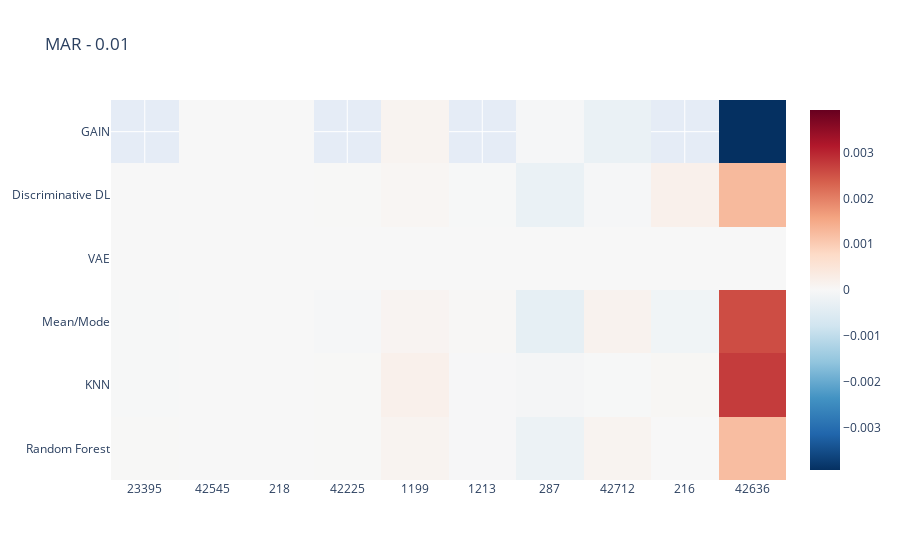
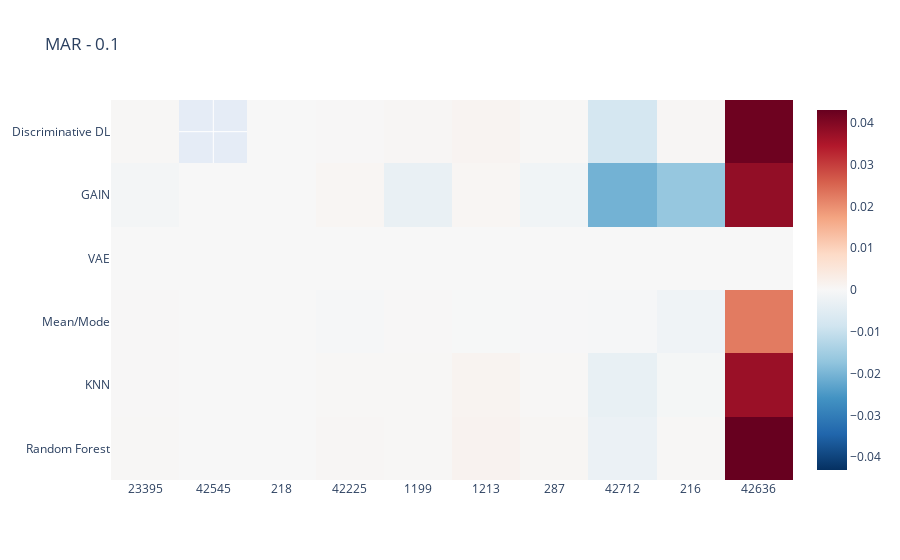
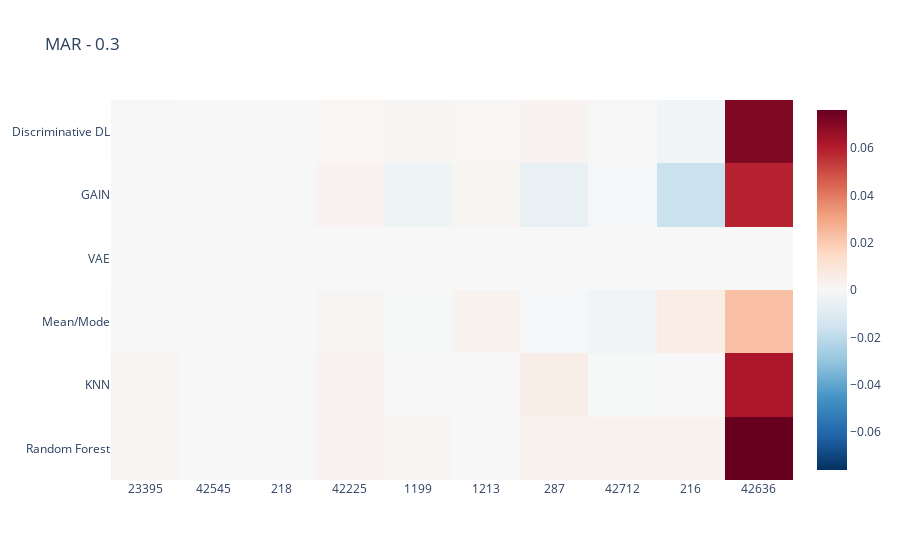
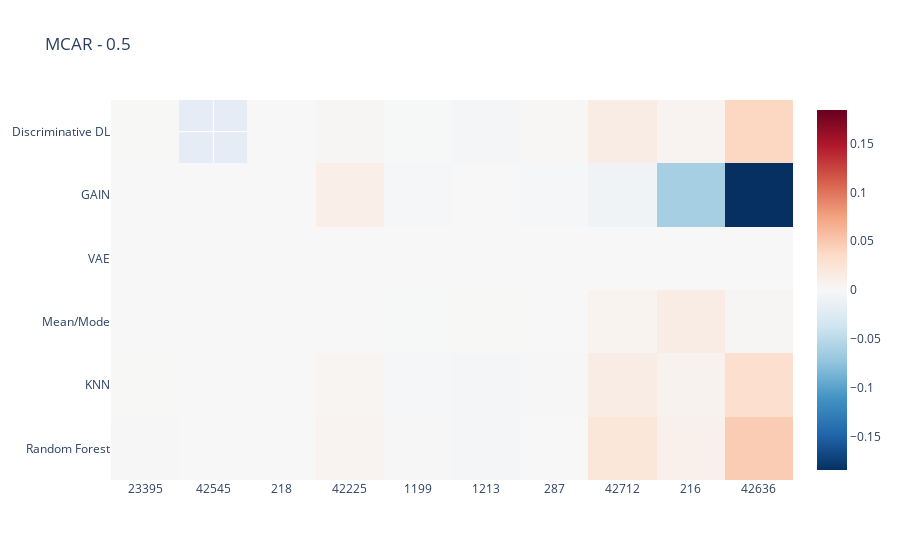

Notebook code for these charts, in order:
### Code cell
# Get a dataframe for each "Data_Constellation"
# Hier mit Variablen arbeiten -> Liste mit Konstellationen

# Hier eventuell for schleife, etc


# drop unneccessary columns

#df_heat = downstream_results_rank
#df_heat.drop(["Missing Type", "Missing Fraction", "Column", "result_type", "metric", "Baseline", "Imputed", "Corrupted", "Unnamed: 0", "Unnamed: 0", "name", "NumberOfClasses", "MajorityClassSize", "MinorityClassSize"], axis=1, inplace=True)

#df_heat['Improvement'] = df_heat['Improvement']
heatmap_data_difference = heatmap_data_difference.astype({"Task":"string"})

#mar001.drop(["Missing Type", "Missing Fraction", "Column", "result_type", "metric", "Baseline", "Imputed", "Corrupted", "Unnamed: 0"], axis=1, inplace=True)

data_constellations = ['MAR - 0.01', 'MAR - 0.1', 'MAR - 0.3', 'MCAR - 0.5', 'MCAR - 0.01', 'MCAR - 0.1', 'MCAR - 0.3', 'MCAR - 0.5', 'MNAR - 0.01', 'MNAR - 0.1', 'MNAR - 0.3', 'MNAR - 0.5']


for i in data_constellations:
    data_constel = heatmap_data_difference.loc[df_heat['Data_Constellation'] == i]

    ### uncomment whatever you want to investigate

    ## sort by amount datapoints (ascending)
    #data_constel = data_constel.sort_values(by=['NumberOfInstances'])

    ## sort by amount of features (ascending)
    data_constel = data_constel.sort_values(by=['NumberOfFeatures'])

    ## sort by amount of datapoints and features (ascending)
    #data_constel = data_constel.sort_values(by=['NumberOfInstances', 'NumberOfFeatures'])

    ## sort by amount of categorical features and datapoints (ascending)
    #data_constel = data_constel.sort_values(by=['NumberOfCategoricalFeatures', 'NumberOfInstances'])

    ## sort by amount of numerical features and datapoints (ascending)
    #data_constel = data_constel.sort_values(by=['NumberOfNumericFeatures', 'NumberOfInstances'])
    
    Dataset_number = data_constel["Task"]
    Imputation_Method = data_constel["Imputation_Method"]
    Improvement = data_constel["Performance Difference to Average Best in Percent"]
    

    trace = go.Heatmap(
                   z=Improvement,
                   x=Dataset_number,
                   y=Imputation_Method,
                   type = 'heatmap',
                    autocolorscale= False,
                    colorscale = 'RdBu_r',
                    zmid=0,
                    #hoverinfo='text',
                    #text=hovertext
                    )
    data = [trace]
    fig = go.Figure(data=data)
    fig.update_layout(
        title=i,
        xaxis_nticks=36)
    fig.show()

### Figure 1 — Plotly figure (JSON) as saved in the notebook; plotly's stock layout.template omitted (floating-point values rounded to 4 significant figures)
{"data": [{"autocolorscale": false, "colorscale": [[0, "rgb(5,48,97)"], [0.1, "rgb(33,102,172)"], [0.2, "rgb(67,147,195)"], [0.3, "rgb(146,197,222)"], [0.4, "rgb(209,229,240)"], [0.5, "rgb(247,247,247)"], [0.6, "rgb(253,219,199)"], [0.7, "rgb(244,165,130)"], [0.8, "rgb(214,96,77)"], [0.9, "rgb(178,24,43)"], [1, "rgb(103,0,31)"]], "type": "heatmap", "x": ["23395", "23395", "23395", "23395", "23395", "42545", "42545", "42545", "42545", "42545", "42545", "218", "218", "218", "218", "218", "218", "42225", "42225", "42225", "42225", "42225", "1199", "1199", "1199", "1199", "1199", "1199", "1213", "1213", "1213", "1213", "1213", "287", "287", "287", "287", "287", "287", "42712", "42712", "42712", "42712", "42712", "42712", "216", "216", "216", "216", "216", "42636", "42636", "42636", "42636", "42636", "42636"], "y": ["Random Forest", "KNN", "Mean/Mode", "VAE", "Discriminative DL", "GAIN", "Discriminative DL", "VAE", "Random Forest", "KNN", "Mean/Mode", "VAE", "GAIN", "KNN", "Random Forest", "Mean/Mode", "Discriminative DL", "VAE", "Mean/Mode", "KNN", "Random Forest", "Discriminative DL", "GAIN", "Discriminative DL", "Random Forest", "KNN", "VAE", "Mean/Mode", "Random Forest", "Discriminative DL", "Mean/Mode", "KNN", "VAE", "Discriminative DL", "VAE", "Mean/Mode", "KNN", "Random Forest", "GAIN", "Random Forest", "KNN", "Mean/Mode", "VAE", "Discriminative DL", "GAIN", "Discriminative DL", "VAE", "Mean/Mode", "KNN", "Random Forest", "Random Forest", "KNN", "Mean/Mode", "VAE", "GAIN", "Discriminative DL"], "z": [1.165e-05, -1.097e-05, -1.431e-05, 0, 7.211e-06, -9.437e-07, -2.549e-07, 0, -1.217e-06, -1.353e-06, -1.161e-06, 0, -9.764e-10, -4.108e-10, -1.268e-09, -1.128e-10, 1.611e-09, 0, -4.736e-05, 1.381e-05, 1.3e-05, 1.232e-05, 0.0001121, 6.671e-05, 0.0001159, 0.0001993, 0, 0.0001032, -2.991e-05, -1.089e-05, 4.01e-05, -2.389e-05, 0, -0.0002605, 0, -0.0003455, -7.021e-05, -0.0002261, -3.127e-05, 0.0001075, -2.062e-05, 0.0001434, 0, -4.633e-05, -0.000272, 0.0002013, 0, -0.0001347, 4.168e-05, -6.195e-06, 0.001223, 0.002743, 0.002558, 0, -0.003926, 0.001268], "zmid": 0}], "layout": {"title": {"text": "MAR - 0.01"}, "xaxis": {"nticks": 36}}}

### Figure 2 — Plotly figure (JSON) as saved in the notebook; plotly's stock layout.template omitted (floating-point values rounded to 4 significant figures)
{"data": [{"autocolorscale": false, "colorscale": [[0, "rgb(5,48,97)"], [0.1, "rgb(33,102,172)"], [0.2, "rgb(67,147,195)"], [0.3, "rgb(146,197,222)"], [0.4, "rgb(209,229,240)"], [0.5, "rgb(247,247,247)"], [0.6, "rgb(253,219,199)"], [0.7, "rgb(244,165,130)"], [0.8, "rgb(214,96,77)"], [0.9, "rgb(178,24,43)"], [1, "rgb(103,0,31)"]], "type": "heatmap", "x": ["23395", "23395", "23395", "23395", "23395", "23395", "42545", "42545", "42545", "42545", "42545", "218", "218", "218", "218", "218", "218", "42225", "42225", "42225", "42225", "42225", "42225", "1199", "1199", "1199", "1199", "1199", "1199", "1213", "1213", "1213", "1213", "1213", "1213", "287", "287", "287", "287", "287", "287", "42712", "42712", "42712", "42712", "42712", "42712", "216", "216", "216", "216", "216", "216", "42636", "42636", "42636", "42636", "42636", "42636"], "y": ["Random Forest", "KNN", "Mean/Mode", "VAE", "GAIN", "Discriminative DL", "Mean/Mode", "VAE", "KNN", "GAIN", "Random Forest", "VAE", "GAIN", "KNN", "Random Forest", "Mean/Mode", "Discriminative DL", "Mean/Mode", "KNN", "Random Forest", "VAE", "GAIN", "Discriminative DL", "GAIN", "Discriminative DL", "Random Forest", "KNN", "Mean/Mode", "VAE", "Random Forest", "Discriminative DL", "VAE", "Mean/Mode", "KNN", "GAIN", "Discriminative DL", "VAE", "Mean/Mode", "KNN", "Random Forest", "GAIN", "Random Forest", "KNN", "Mean/Mode", "VAE", "Discriminative DL", "GAIN", "Discriminative DL", "GAIN", "VAE", "Mean/Mode", "KNN", "Random Forest", "Random Forest", "KNN", "Mean/Mode", "VAE", "GAIN", "Discriminative DL"], "z": [0.0003421, 0.0001869, 0.0002136, 0, -0.0007963, 0.0003142, -6.535e-05, 0, -6.63e-05, -6.72e-05, -6.523e-05, 0, -2.757e-08, 4.428e-09, 2.577e-09, -2.664e-08, -9.784e-09, -0.0004817, 0.0004388, 0.0004813, 0, 0.000751, 0.0001732, -0.003185, 0.0005299, 0.0004137, 0.0003754, 0.000154, 0, 0.001388, 0.001111, 0, -0.0001734, 0.001171, 0.0007583, 0.0002776, 0, -0.0002568, 0.0003823, 0.0006486, -0.001615, -0.002708, -0.003512, -0.0004682, 0, -0.007749, -0.02057, 0.0004928, -0.01672, 0, -0.001709, -0.0006541, 0.0003821, 0.0431, 0.03722, 0.02253, 0, 0.03821, 0.04233], "zmid": 0}], "layout": {"title": {"text": "MAR - 0.1"}, "xaxis": {"nticks": 36}}}

### Figure 3 — Plotly figure (JSON) as saved in the notebook; plotly's stock layout.template omitted (floating-point values rounded to 4 significant figures)
{"data": [{"autocolorscale": false, "colorscale": [[0, "rgb(5,48,97)"], [0.1, "rgb(33,102,172)"], [0.2, "rgb(67,147,195)"], [0.3, "rgb(146,197,222)"], [0.4, "rgb(209,229,240)"], [0.5, "rgb(247,247,247)"], [0.6, "rgb(253,219,199)"], [0.7, "rgb(244,165,130)"], [0.8, "rgb(214,96,77)"], [0.9, "rgb(178,24,43)"], [1, "rgb(103,0,31)"]], "type": "heatmap", "x": ["23395", "23395", "23395", "23395", "23395", "23395", "42545", "42545", "42545", "42545", "42545", "42545", "218", "218", "218", "218", "218", "218", "42225", "42225", "42225", "42225", "42225", "42225", "1199", "1199", "1199", "1199", "1199", "1199", "1213", "1213", "1213", "1213", "1213", "1213", "287", "287", "287", "287", "287", "287", "42712", "42712", "42712", "42712", "42712", "42712", "216", "216", "216", "216", "216", "216", "42636", "42636", "42636", "42636", "42636", "42636"], "y": ["Random Forest", "KNN", "Mean/Mode", "VAE", "GAIN", "Discriminative DL", "VAE", "Mean/Mode", "GAIN", "Discriminative DL", "Random Forest", "KNN", "VAE", "GAIN", "KNN", "Random Forest", "Mean/Mode", "Discriminative DL", "VAE", "Mean/Mode", "KNN", "Random Forest", "GAIN", "Discriminative DL", "GAIN", "Random Forest", "KNN", "Discriminative DL", "VAE", "Mean/Mode", "KNN", "Random Forest", "Discriminative DL", "VAE", "Mean/Mode", "GAIN", "Discriminative DL", "VAE", "Mean/Mode", "KNN", "Random Forest", "GAIN", "Random Forest", "KNN", "Mean/Mode", "VAE", "Discriminative DL", "GAIN", "Discriminative DL", "GAIN", "VAE", "Mean/Mode", "KNN", "Random Forest", "Random Forest", "KNN", "Mean/Mode", "VAE", "GAIN", "Discriminative DL"], "z": [0.0008184, 0.0008205, 0.0003836, 0, -5.464e-05, 0.0003903, 0, 7.25e-06, 4.928e-05, -6.412e-06, 6.048e-06, 1.327e-05, 0, 3.974e-08, 5.698e-08, 8.677e-08, -4.419e-09, 3.383e-08, 0, 0.0008982, 0.002036, 0.00226, 0.00225, 0.001311, -0.003469, 0.001775, 0.000418, 0.0008485, 0, -0.0002263, 4.61e-05, 5.368e-05, 0.000529, 0, 0.002384, 0.001787, 0.002157, 0, -0.0007035, 0.005082, 0.003461, -0.005758, 0.003214, -0.0003889, -0.002805, 0, -0.0005608, -0.0006116, -0.002326, -0.01702, 0, 0.00535, -0.0001535, 0.003038, 0.0761, 0.06236, 0.0227, 0, 0.05881, 0.07121], "zmid": 0}], "layout": {"title": {"text": "MAR - 0.3"}, "xaxis": {"nticks": 36}}}

### Figure 4 — Plotly figure (JSON) as saved in the notebook; plotly's stock layout.template omitted (floating-point values rounded to 4 significant figures)
{"data": [{"autocolorscale": false, "colorscale": [[0, "rgb(5,48,97)"], [0.1, "rgb(33,102,172)"], [0.2, "rgb(67,147,195)"], [0.3, "rgb(146,197,222)"], [0.4, "rgb(209,229,240)"], [0.5, "rgb(247,247,247)"], [0.6, "rgb(253,219,199)"], [0.7, "rgb(244,165,130)"], [0.8, "rgb(214,96,77)"], [0.9, "rgb(178,24,43)"], [1, "rgb(103,0,31)"]], "type": "heatmap", "x": ["23395", "23395", "23395", "23395", "23395", "23395", "42545", "42545", "42545", "42545", "42545", "218", "218", "218", "218", "218", "218", "42225", "42225", "42225", "42225", "42225", "42225", "1199", "1199", "1199", "1199", "1199", "1199", "1213", "1213", "1213", "1213", "1213", "1213", "287", "287", "287", "287", "287", "287", "42712", "42712", "42712", "42712", "42712", "42712", "216", "216", "216", "216", "216", "216", "42636", "42636", "42636", "42636", "42636", "42636"], "y": ["Random Forest", "KNN", "Mean/Mode", "VAE", "GAIN", "Discriminative DL", "Mean/Mode", "VAE", "KNN", "GAIN", "Random Forest", "VAE", "GAIN", "KNN", "Random Forest", "Mean/Mode", "Discriminative DL", "Mean/Mode", "KNN", "Random Forest", "VAE", "GAIN", "Discriminative DL", "GAIN", "Discriminative DL", "Random Forest", "KNN", "Mean/Mode", "VAE", "Random Forest", "Discriminative DL", "VAE", "Mean/Mode", "KNN", "GAIN", "Discriminative DL", "VAE", "Mean/Mode", "KNN", "Random Forest", "GAIN", "Random Forest", "KNN", "Mean/Mode", "VAE", "Discriminative DL", "GAIN", "Discriminative DL", "GAIN", "VAE", "Mean/Mode", "KNN", "Random Forest", "Random Forest", "KNN", "Mean/Mode", "VAE", "GAIN", "Discriminative DL"], "z": [0.001044, 0.0006496, 0.000152, 0, -0.0001837, 0.0005103, 1.669e-05, 0, 1.448e-05, -3.704e-06, 1.791e-05, 0, 1.474e-05, 4.744e-07, 6.107e-07, 2.384e-07, -5.472e-08, 0.0002783, 0.004565, 0.004757, 0, 0.01116, 0.002851, -0.002509, -0.0008924, -0.001053, -0.001478, -0.0008014, 0, -0.00392, -0.004328, 0, 0.0004406, -0.003628, -0.0002494, 0.001907, 0, 9.511e-05, 0.0007024, 0.0001087, -0.001717, 0.02264, 0.01488, 0.005917, 0, 0.01495, -0.008144, 0.004609, -0.06219, 0, 0.01497, 0.007137, 0.009294, 0.04703, 0.03105, 0.002694, 0, -0.1843, 0.03914], "zmid": 0}], "layout": {"title": {"text": "MCAR - 0.5"}, "xaxis": {"nticks": 36}}}
